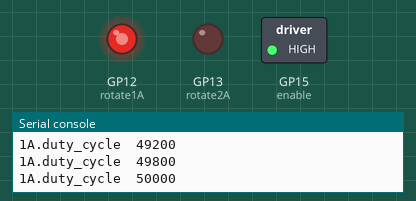
Recording of a program running on a simulated Raspberry Pi Pico running CircuitPython. Parts: switched loads named in the program (green lamp = pin HIGH), output pins drawn as LEDs (lit = HIGH), the last lines printed to the serial console.

Above: at 1.0 s.
At 37.1 s:
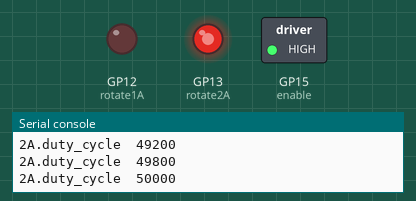
Timing chart, 0 to 40.0 s (numbered marks = the images above):
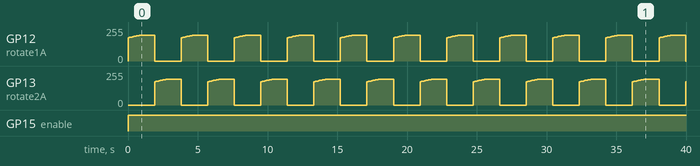

Measured:
- by itself, GP15 (enable): LOW → HIGH at 0.00 s
- by itself, GP12 (rotate1A), GP13 (rotate2A): repeats every 3.8 s: 177/255 0.10 s, 180/255 0.10 s, 182/255 0.10 s, 184/255 0.10 s, 187/255 0.10 s, 189/255 0.10 s, 191/255 0.10 s, 194/255 0.10 s, 195/255 1.0 s, 0/255 1.9 s, 175/255 0.10 s

The program:

pwm_motor_test.py
```python
# PWM control example for RPi Pico
# Using L293D motor driver

import time
import pwmio
import board
import digitalio

enable = digitalio.DigitalInOut(board.GP15)
enable.direction = digitalio.Direction.OUTPUT
enable.value = 0

rotate1A = pwmio.PWMOut(board.GP12, frequency=5000, duty_cycle=0)
rotate2A = pwmio.PWMOut(board.GP13, frequency=5000, duty_cycle=0)

while True:
    enable.value = 1

    for x in range(45000, 50000, 600):
        rotate1A.duty_cycle = x
        rotate2A.duty_cycle = 0
        print("1A.duty_cycle ", rotate1A.duty_cycle)
        time.sleep(.1)

    rotate1A.duty_cycle = 50000 # top speed
    print("1A.duty_cycle ", rotate1A.duty_cycle)
    time.sleep(1)

    for x in range(45000, 50000, 600):
        rotate1A.duty_cycle = 0
        rotate2A.duty_cycle = x
        print("2A.duty_cycle ", rotate2A.duty_cycle)
        time.sleep(.1)

    rotate2A.duty_cycle = 50000 # top speed
    print("2A.duty_cycle ", rotate2A.duty_cycle)
    time.sleep(1) 
```
